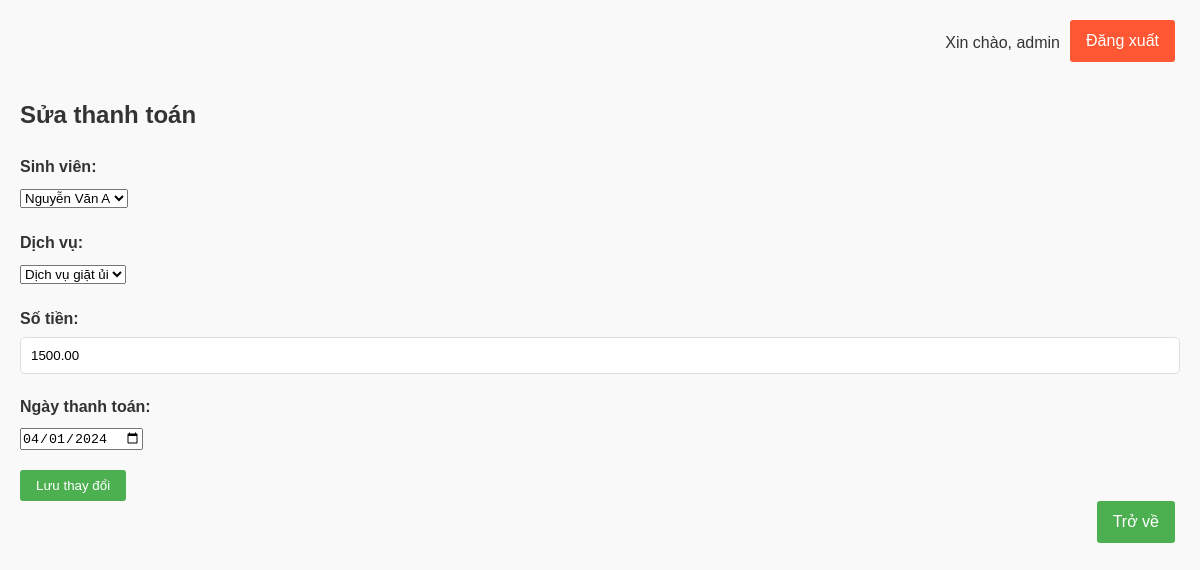
Screenshot of /edit_payment.php?id=1 (signed in) with the database file from the repository.
### tables this page shows
CREATE TABLE `payments` (
  `payment_id` int(11) NOT NULL,
  `student_id` int(11) DEFAULT NULL,
  `service_id` int(11) DEFAULT NULL,
  `amount` decimal(10,2) NOT NULL,
  `payment_date` date DEFAULT NULL,
  `created_at` timestamp NOT NULL DEFAULT current_timestamp()
);

CREATE TABLE `students` (
  `student_id` int(11) NOT NULL,
  `user_id` int(11) DEFAULT NULL,
  `full_name` varchar(255) NOT NULL,
  `email` varchar(100) DEFAULT NULL,
  `phone_number` varchar(20) DEFAULT NULL,
  `room_id` int(11) DEFAULT NULL,
  `created_at` timestamp NOT NULL DEFAULT current_timestamp()
);

CREATE TABLE `services` (
  `service_id` int(11) NOT NULL,
  `service_name` varchar(100) NOT NULL,
  `description` text DEFAULT NULL,
  `price` decimal(10,2) NOT NULL,
  `status` enum('active','inactive') DEFAULT 'active',
  `created_at` timestamp NOT NULL DEFAULT current_timestamp()
);

### edit_payment.php (the view, shortened to what this page needs)
<?php
include('connect.php');
$payment_id = $_GET["id"];
$payment_query = "SELECT * FROM payments WHERE payment_id='$payment_id'";
$payment_result = $conn->query($payment_query);
$payment = $payment_result->fetch_assoc();
$students_query = "SELECT * FROM students";
$students_result = $conn->query($students_query);
$services_query = "SELECT * FROM services";
$services_result = $conn->query($services_query);
?>
<!DOCTYPE html>
<html lang="en">
<head>
    <link rel="stylesheet" href="css/style.css">
</head>
<body>
    <div class="container">
        <div class="user-info">
            <?php
                if (isset($_SESSION['username'])) {
                    echo "<p>Xin chào, " . $_SESSION['username'] . "</p>";
                }
            ?>
        </div>
        <a href="logout.php" class="btn logout-button">Đăng xuất</a>
        <h2>Sửa thanh toán</h2>
        <form method="POST" action="<?php echo htmlspecialchars($_SERVER["PHP_SELF"] . "?id=" . $payment_id); ?>" class="payment-form">
            <div class="form-group">
                <label for="student_id">Sinh viên:</label>
                <select name="student_id" id="student_id">
                    <?php while ($student = $students_result->fetch_assoc()): ?>
                        <option value="<?php echo $student["student_id"]; ?>" <?php if ($student["student_id"] == $payment["student_id"]) echo "selected"; ?>><?php echo $student["full_name"]; ?></option>
                    <?php endwhile; ?>
                </select>
            </div>
            <div class="form-group">
                <label for="service_id">Dịch vụ:</label>
                <select name="service_id" id="service_id">
                    <?php while ($service = $services_result->fetch_assoc()): ?>
                        <option value="<?php echo $service["service_id"]; ?>" <?php if ($service["service_id"] == $payment["service_id"]) echo "selected"; ?>><?php echo $service["service_name"]; ?></option>
                    <?php endwhile; ?>
                </select>
            </div>
            <div class="form-group">
                <label for="amount">Số tiền:</label>
                <input type="text" name="amount" id="amount" value="<?php echo $payment["amount"]; ?>">
            </div>
            <div class="form-group">
                <label for="payment_date">Ngày thanh toán:</label>
                <input type="date" name="payment_date" id="payment_date" value="<?php echo $payment["payment_date"]; ?>">
            </div>
            <button type="submit" class="btn">Lưu thay đổi</button>
        </form>
        <div class="button-container add-buttons">
            <a href="payment_management.php" class="btn">Trở về</a>
        </div>
    </div>
</body>
</html>

### css/style.css (style rules this page uses)
* { margin: 0; padding: 0; box-sizing: border-box; }
body { font-family: Arial, sans-serif; background-color: #f9f9f9; color: #333; line-height: 1.6; }
.container { max-width: 1200px; margin: 0 auto; padding: 20px; position: relative; }
h2 { margin-bottom: 20px; color: #333; font-size: 24px; }
.btn { display: inline-block; padding: 8px 16px; background-color: #4CAF50; color: white; text-decoration: none; border: none; border-radius: 3px; cursor: pointer; transition: background-color 0.3s; margin-right: 5px; }
.form-group { margin-bottom: 20px; }
.form-group label { display: block; margin-bottom: 5px; color: #333; font-weight: bold; }
.form-group input[type="text"], .form-group input[type="email"] { width: 100%; padding: 10px; border: 1px solid #ddd; border-radius: 5px; }
.button-container { justify-content: flex-start; margin-bottom: 20px; }
.button-container .btn { flex-grow: 1; }
.add-buttons { text-align: right; }
.logout-button { position: absolute; top: 20px; right: 20px; background-color: #ff5733; color: white; padding: 8px 16px; border: none; border-radius: 3px; cursor: pointer; transition: background-color 0.3s; }
.user-info { display: flex; justify-content: flex-end; align-items: center; margin-bottom: 40px; position: relative; z-index: 1; margin-right: 120px; }
.user-info p { padding-top: 10px; }

### rows the page displays
payments: student_id "Nguyễn Văn A", service_id "Dịch vụ giặt ủi", amount "1500.00", payment_date "04/01/2024"

### other values shown
$_SESSION['username'] "admin"
